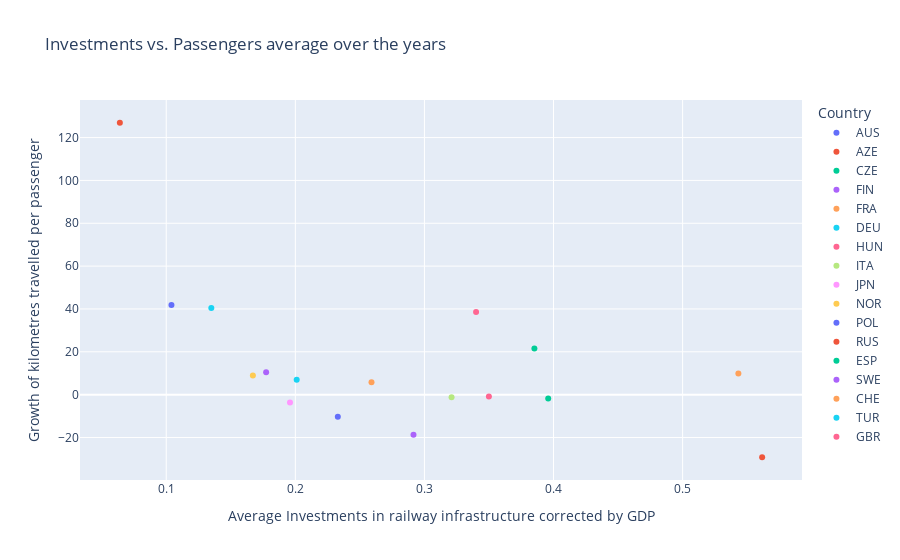

The code cell stored with this chart in its notebook:
### Markdown cell above
### Influence of total investments on passenger growth
The figure below shows the relation between railway infrastructure investments (corrected by GDP) and the growth of the average distance travelled per passenger.
In this figure we decided to aggregate all data from 2000-2020 in one figure. 
The passenger growth is from 2000-2020, but we excluded the final year of investments, since the effects of the investments could only affect passenger levels after 2020.
As we look at the outcome of the graphs, we see that it not shows what we expected, meaning that the investments in the long term do not seem to increase over a long period. 
This can have different reasons, for instance we did not take other factors into account that might effect the passenger levels such as affordability, economic development and competing modes of transport to name a few.

### Code cell
# Exclude the 2020 data of investments before we determine the average
infrastructure_gdp_up_to_2019 = infrastructure_gdp.iloc[:, :-1]

# Determine the average for all years of the infrastructure data
year_average_infrastructure_gdp_up_to_2019 = infrastructure_gdp_up_to_2019.mean(axis=1)

# Select columns from 2000 to 2020 from the kilometers per passenger data
km_per_passengers_2000_2020 = km_per_passenger.loc[:, '2000':'2020']

# Calculate percentage growth for each country
passenger_growth = ((km_per_passengers_2000_2020.iloc[:, -1] - km_per_passengers_2000_2020.iloc[:, 0]) / km_per_passengers_2000_2020.iloc[:, 0]) * 100

# Investments year average comparing with passenger transport year average dataframe making
df3 = pd.DataFrame({'Country': year_average_infrastructure_gdp_up_to_2019.index, 'Investments average': year_average_infrastructure_gdp_up_to_2019})
df4 = pd.DataFrame({'Country': passenger_growth.index, 'Passenger growth': passenger_growth.values})

# Drop the existing "Country" column, if it exists
if 'Country' in df3.columns:
    df3 = df3.drop('Country', axis=1)

# Reset the index of df3 to make "Country" a regular column
df3_reset = df3.reset_index()

# Reset the index of df4 to make "Country" a regular column
df4_reset = df4.reset_index()

# Merge the two DataFrames based on the "Country" column
df5 = pd.merge(df3_reset, df4_reset, left_on='Country', right_on='Country')

df5 = df5.drop(df5.columns[2], axis=1)

# Create a scatter plot using Plotly Express
fig = px.scatter(df5, x='Investments average', y='Passenger growth', color= 'Country',
                 title='Scatter Plot for Average Values', labels={'Investments': 'Average Investments', 'Passengers': 'Average Passengers'})

# Customize the layout
fig.update_layout(title='Investments vs. Passengers average over the years',
                  xaxis_title='Average Investments in railway infrastructure corrected by GDP', yaxis_title='Growth of kilometres travelled per passenger')

# Show the plot
fig.show()

### Figure 1 — Plotly figure (JSON) as saved in the notebook; plotly's stock layout.template omitted (floating-point values rounded to 4 significant figures)
{"data": [{"hovertemplate": "Country=AUS<br>Investments average=%{x}<br>Passenger growth=%{y}<extra></extra>", "legendgroup": "AUS", "marker": {"color": "#636efa", "symbol": "circle"}, "mode": "markers", "name": "AUS", "orientation": "v", "showlegend": true, "type": "scatter", "x": [0.2329], "xaxis": "x", "y": [-10.35], "yaxis": "y"}, {"hovertemplate": "Country=AZE<br>Investments average=%{x}<br>Passenger growth=%{y}<extra></extra>", "legendgroup": "AZE", "marker": {"color": "#EF553B", "symbol": "circle"}, "mode": "markers", "name": "AZE", "orientation": "v", "showlegend": true, "type": "scatter", "x": [0.06407], "xaxis": "x", "y": [126.9], "yaxis": "y"}, {"hovertemplate": "Country=CZE<br>Investments average=%{x}<br>Passenger growth=%{y}<extra></extra>", "legendgroup": "CZE", "marker": {"color": "#00cc96", "symbol": "circle"}, "mode": "markers", "name": "CZE", "orientation": "v", "showlegend": true, "type": "scatter", "x": [0.3852], "xaxis": "x", "y": [21.56], "yaxis": "y"}, {"hovertemplate": "Country=FIN<br>Investments average=%{x}<br>Passenger growth=%{y}<extra></extra>", "legendgroup": "FIN", "marker": {"color": "#ab63fa", "symbol": "circle"}, "mode": "markers", "name": "FIN", "orientation": "v", "showlegend": true, "type": "scatter", "x": [0.1774], "xaxis": "x", "y": [10.45], "yaxis": "y"}, {"hovertemplate": "Country=FRA<br>Investments average=%{x}<br>Passenger growth=%{y}<extra></extra>", "legendgroup": "FRA", "marker": {"color": "#FFA15A", "symbol": "circle"}, "mode": "markers", "name": "FRA", "orientation": "v", "showlegend": true, "type": "scatter", "x": [0.259], "xaxis": "x", "y": [5.826], "yaxis": "y"}, {"hovertemplate": "Country=DEU<br>Investments average=%{x}<br>Passenger growth=%{y}<extra></extra>", "legendgroup": "DEU", "marker": {"color": "#19d3f3", "symbol": "circle"}, "mode": "markers", "name": "DEU", "orientation": "v", "showlegend": true, "type": "scatter", "x": [0.2011], "xaxis": "x", "y": [6.921], "yaxis": "y"}, {"hovertemplate": "Country=HUN<br>Investments average=%{x}<br>Passenger growth=%{y}<extra></extra>", "legendgroup": "HUN", "marker": {"color": "#FF6692", "symbol": "circle"}, "mode": "markers", "name": "HUN", "orientation": "v", "showlegend": true, "type": "scatter", "x": [0.34], "xaxis": "x", "y": [38.55], "yaxis": "y"}, {"hovertemplate": "Country=ITA<br>Investments average=%{x}<br>Passenger growth=%{y}<extra></extra>", "legendgroup": "ITA", "marker": {"color": "#B6E880", "symbol": "circle"}, "mode": "markers", "name": "ITA", "orientation": "v", "showlegend": true, "type": "scatter", "x": [0.321], "xaxis": "x", "y": [-1.17], "yaxis": "y"}, {"hovertemplate": "Country=JPN<br>Investments average=%{x}<br>Passenger growth=%{y}<extra></extra>", "legendgroup": "JPN", "marker": {"color": "#FF97FF", "symbol": "circle"}, "mode": "markers", "name": "JPN", "orientation": "v", "showlegend": true, "type": "scatter", "x": [0.1959], "xaxis": "x", "y": [-3.609], "yaxis": "y"}, {"hovertemplate": "Country=NOR<br>Investments average=%{x}<br>Passenger growth=%{y}<extra></extra>", "legendgroup": "NOR", "marker": {"color": "#FECB52", "symbol": "circle"}, "mode": "markers", "name": "NOR", "orientation": "v", "showlegend": true, "type": "scatter", "x": [0.1671], "xaxis": "x", "y": [8.971], "yaxis": "y"}, {"hovertemplate": "Country=POL<br>Investments average=%{x}<br>Passenger growth=%{y}<extra></extra>", "legendgroup": "POL", "marker": {"color": "#636efa", "symbol": "circle"}, "mode": "markers", "name": "POL", "orientation": "v", "showlegend": true, "type": "scatter", "x": [0.104], "xaxis": "x", "y": [41.82], "yaxis": "y"}, {"hovertemplate": "Country=RUS<br>Investments average=%{x}<br>Passenger growth=%{y}<extra></extra>", "legendgroup": "RUS", "marker": {"color": "#EF553B", "symbol": "circle"}, "mode": "markers", "name": "RUS", "orientation": "v", "showlegend": true, "type": "scatter", "x": [0.5616], "xaxis": "x", "y": [-29.22], "yaxis": "y"}, {"hovertemplate": "Country=ESP<br>Investments average=%{x}<br>Passenger growth=%{y}<extra></extra>", "legendgroup": "ESP", "marker": {"color": "#00cc96", "symbol": "circle"}, "mode": "markers", "name": "ESP", "orientation": "v", "showlegend": true, "type": "scatter", "x": [0.3959], "xaxis": "x", "y": [-1.781], "yaxis": "y"}, {"hovertemplate": "Country=SWE<br>Investments average=%{x}<br>Passenger growth=%{y}<extra></extra>", "legendgroup": "SWE", "marker": {"color": "#ab63fa", "symbol": "circle"}, "mode": "markers", "name": "SWE", "orientation": "v", "showlegend": true, "type": "scatter", "x": [0.2915], "xaxis": "x", "y": [-18.78], "yaxis": "y"}, {"hovertemplate": "Country=CHE<br>Investments average=%{x}<br>Passenger growth=%{y}<extra></extra>", "legendgroup": "CHE", "marker": {"color": "#FFA15A", "symbol": "circle"}, "mode": "markers", "name": "CHE", "orientation": "v", "showlegend": true, "type": "scatter", "x": [0.5432], "xaxis": "x", "y": [9.83], "yaxis": "y"}, {"hovertemplate": "Country=TUR<br>Investments average=%{x}<br>Passenger growth=%{y}<extra></extra>", "legendgroup": "TUR", "marker": {"color": "#19d3f3", "symbol": "circle"}, "mode": "markers", "name": "TUR", "orientation": "v", "showlegend": true, "type": "scatter", "x": [0.1349], "xaxis": "x", "y": [40.46], "yaxis": "y"}, {"hovertemplate": "Country=GBR<br>Investments average=%{x}<br>Passenger growth=%{y}<extra></extra>", "legendgroup": "GBR", "marker": {"color": "#FF6692", "symbol": "circle"}, "mode": "markers", "name": "GBR", "orientation": "v", "showlegend": true, "type": "scatter", "x": [0.3499], "xaxis": "x", "y": [-0.9222], "yaxis": "y"}], "layout": {"legend": {"title": {"text": "Country"}, "tracegroupgap": 0}, "title": {"text": "Investments vs. Passengers average over the years"}, "xaxis": {"anchor": "y", "domain": [0, 1], "title": {"text": "Average Investments in railway infrastructure corrected by GDP"}}, "yaxis": {"anchor": "x", "domain": [0, 1], "title": {"text": "Growth of kilometres travelled per passenger"}}}}
